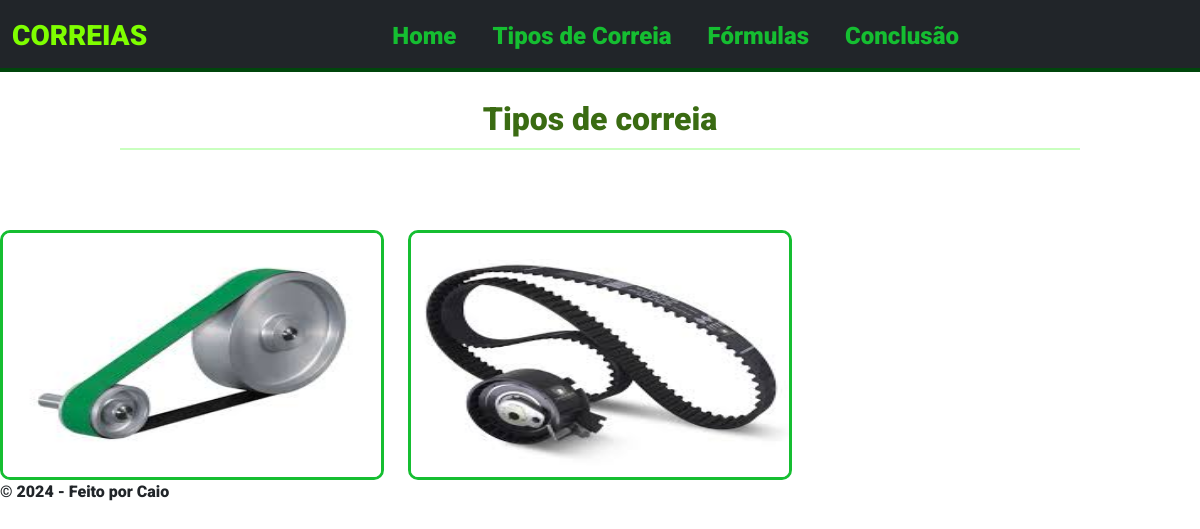
/tipos-correia/, run on an earlier commit of the app's database.
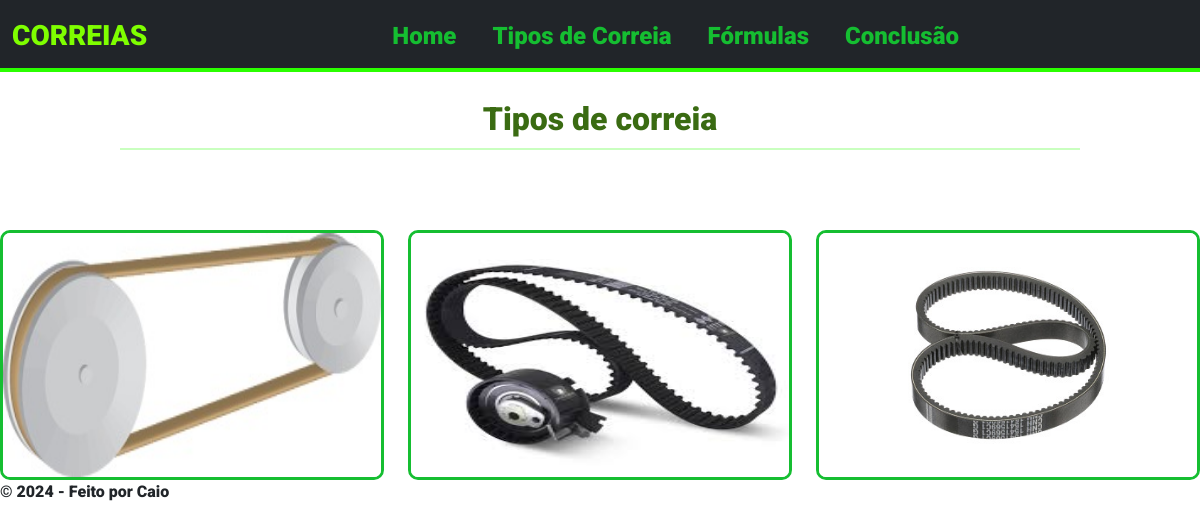
And on a later commit of the database.
### core/models.py (models this page shows, shortened)
class TipoCorreia(models.Model):
    nome = models.CharField(max_length=100)
    descricao = models.TextField()
    imagem = models.ImageField(upload_to='tipos_correia/')

### core/views.py (the view)
# urls.py: path('tipos-correia/', views.lista_tipos_correia, name='lista_tipos_correia'),
def lista_tipos_correia(request):
    tipos_correia = TipoCorreia.objects.all()
    return render(request, 'lista_tipos_correia.html', {'tipos_correia': tipos_correia})

### templates/lista_tipos_correia.html (shortened to what this page needs)
{% extends '_main.html' %}
{% block content %}
<div style="margin-top: 100px" class="section-title">
        <h2 class="correia">Tipos de correia</h2>
        <hr>
</div>
<div class="row">
    {% for tipo_correia in tipos_correia %}
    <div class="col-md-4">
        <a href="{% url 'detalhe_tipo_correia' tipo_correia.id %}" class="image-button">
            <img src="{{ tipo_correia.imagem.url }}" alt="{{ tipo_correia.nome }}" class="img-fluid">
        </a>
    </div>
    {% endfor %}
</div>
{% endblock %}

### templates/_main.html
{% include '_header.html' %}
<main>
    {% block content %}{% endblock %}
</main>
{% include '_footer.html' %}

### templates/_header.html (shortened to what this page needs)
{% load static %}
<!DOCTYPE html>
<html lang="pt-br">
<head>
    <link rel="stylesheet" href="{% static 'css/index.css' %}">
    <link rel="stylesheet" href="{% static 'bootstrap5/css/bootstrap.min.css' %}">
    <link rel="stylesheet" href="https://cdn.jsdelivr.net/npm/bootstrap-icons@1.11.3/font/bootstrap-icons.min.css">
</head>
<body>
    {% include '_menu.html' %}

### templates/_menu.html (shortened to what this page needs)
{% load static %}
<nav class="navbar navbar-expand-lg bg-dark fixed-top">
    <div class="container-fluid">
        <a style="color:chartreuse; font-size: 1.75rem;" class="navbar-brand" href="{% url 'home' %}">CORREIAS</a>
        <div class="collapse navbar-collapse" id="navbarSupportedContent">
            <ul class="navbar-nav mx-auto mb-2 mb-lg-0">
                <li class="nav-item">
                    <a class="nav-link" href="{% url 'home' %}">Home</a>
                </li>
                <li class="nav-item">
                    <a class="nav-link" href="{% url 'lista_tipos_correia' %}">Tipos de Correia</a>
                </li>
                <li class="nav-item">
                    <a class="nav-link" href="{% url 'lista_formulas' %}">Fórmulas</a>
                </li>
                <li class="nav-item">
                    <a class="nav-link" href="{% url 'conclusao' %}">Conclusão</a>
                </li>
            </ul>
        </div>
    </div>
</nav>

### templates/_footer.html (shortened to what this page needs)
{% load static %}
<footer>
	<p>&copy; {% now "Y" %} - Feito por Caio</p>
</footer>
</body>
</html>

### core/static/css/index.css (style rules this page uses)
body { font-family: 'Roboto', sans-serif; font-weight: 900; font-size: 1.5rem; margin-top: 70px; background-color: #000000; color: #ffffff; }
.section-title { font-family: 'Roboto', sans-serif; font-weight: 900; font-size: 2rem; text-align: center; margin: 40px 0; }
.section-title h2 { font-family: 'Roboto', sans-serif; font-weight: 900; font-size: 2rem; color: #3a6b12; margin-bottom: 10px; }
.section-title hr { font-family: 'Roboto', sans-serif; font-weight: 900; border: 1px solid #2bff00; width: 80%; margin: 0 auto; }
.navbar { font-family: 'Roboto', sans-serif; background-color: #0080ff !important; font-size: 1.5rem; font-weight: 900; }
.navbar-nav .nav-link { color: rgb(21, 190, 49) !important; transition: color 0.3s ease, transform 0.3s ease, background-color 0.3s ease; padding: 10px 15px; font-size: 1.5rem; font-weight: 900; text-decoration: none; border-radius: 15px; position: relative; overflow: hidden; margin: 0 10px; }
.navbar-nav .nav-link::before { content: ""; position: absolute; top: 50%; left: 50%; width: 100%; height: 100%; background-color: #76ffaf; border-radius: 15px; transform: translate(-50%, -50%) scale(0); z-index: -1; transition: transform 0.3s ease; }
.navbar::after { content: ""; display: block; height: 4px; background-color: #00460c; position: absolute; bottom: 0; left: 0; right: 0; transition: background-color 0.3s ease; z-index: 1; }
footer { font-family: 'Roboto', sans-serif; font-weight: 900; }
.image-button { position: relative; display: block; overflow: hidden; border: 3px solid rgb(21, 190, 49); border-radius: 10px; margin-top: 40px; transition: transform 0.3s ease, box-shadow 0.3s ease; height: 250px; width: 100%; }
.image-button img { width: 100%; height: 100%; transition: transform 0.3s ease; }

### templates/lista_tipos_correia.html (style rules this page uses)
.correia { font-size: 3rem; color: #2bff00; margin-bottom: 20px; margin-top: 20px; transition: text-shadow 0.3s ease; }

What changed in the data, as far as the page shows it:
changed TipoCorreia (number 1 of 3 on the later page): imagem: a different picture
added TipoCorreia: imagem (picture)
